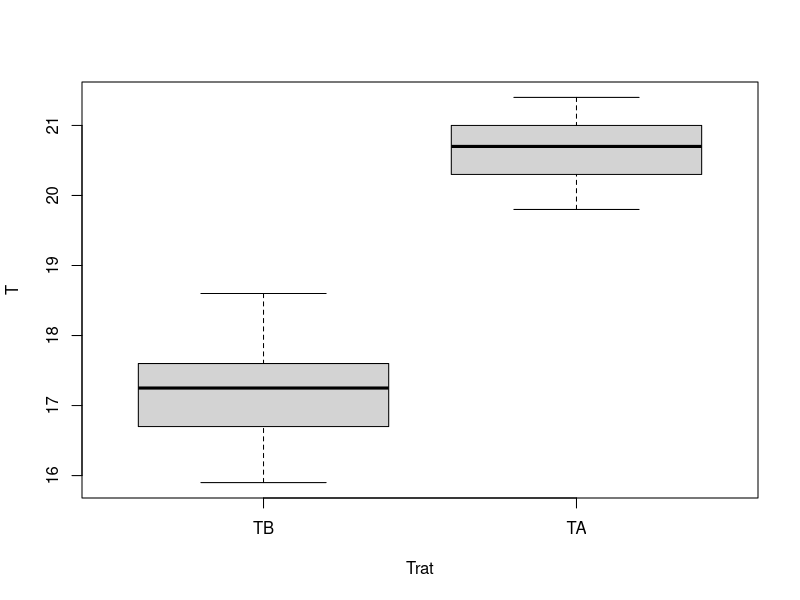

Recreate this plot in R.
TB=c(17.2,17.5,18.6,15.9,16.4,17.3,16.8,18.4,16.7,17.6)
TA=c(21.4,20.9,19.8,20.4,20.6,21.0,20.8,19.9,21.1,20.3)

n=length(TB)
n
n=length(TB)
n

media=mean(TA)
std=sd(TA)
media
std

media=mean(TB)
std=sd(TB)
media
std

df=data.frame(TB=TB,TA=TA)
df=stack(df)

names(df)=c("T","Trat")
df
boxplot(T~Trat,data=df)

t.test(TB,TA)

str(df)

var(TB)

var(TA)